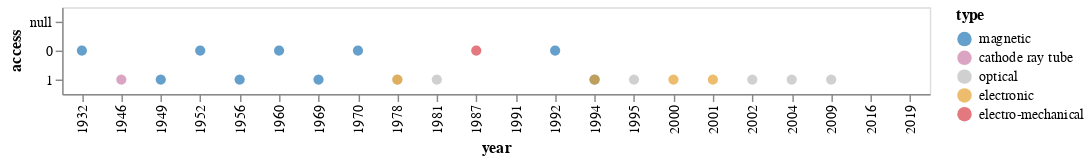

The notebook cell this image was saved under:
### Code cell
first_chart

### Figure 1 — Vega-Lite specification as saved in the notebook (floating-point values rounded to 4 significant figures)
{"config": {"view": {"continuousWidth": 400, "continuousHeight": 300}}, "data": {"name": "data-75211bafd006c40ba1dfce8541dd97da"}, "mark": {"type": "circle", "size": 50}, "encoding": {"color": {"type": "nominal", "field": "type", "scale": {"domain": ["magnetic", "cathode ray tube", "optical", "electronic", "electro-mechanical"], "range": ["#2476B6", "#CD7DA9", "#BCBCBC", "#E6A02E", "#D73F47"]}}, "x": {"type": "ordinal", "field": "year"}, "y": {"type": "nominal", "field": "access"}}, "width": 600, "$schema": "https://vega.github.io/schema/vega-lite/v4.8.1.json", "datasets": {"data-75211bafd006c40ba1dfce8541dd97da": [{"year": 1932, "name": "Drum memory", "type": "magnetic", "usage": "1960s", "capacity": 62500, "lifespan": null, "access": 0.0}, {"year": 1946, "name": "Williams-Kilburn Tube", "type": "cathode ray tube", "usage": "1955", "capacity": 1000, "lifespan": null, "access": 1.0}, {"year": 1949, "name": "Magnetic-core memory", "type": "magnetic", "usage": "1970s", "capacity": 100000, "lifespan": null, "access": 1.0}, {"year": 1952, "name": "Magnetic Band (Tape)", "type": "magnetic", "usage": "today", "capacity": 1000000, "lifespan": null, "access": 0.0}, {"year": 1956, "name": "Hard Disk Drive", "type": "magnetic", "usage": "today", "capacity": 2000000000000, "lifespan": null, "access": 1.0}, {"year": 1960, "name": "Magnetic stripe card", "type": "magnetic", "usage": null, "capacity": 200, "lifespan": "3", "access": 0.0}, {"year": 1969, "name": "Floppy Disk", "type": "magnetic", "usage": "1990s", "capacity": 1440000, "lifespan": "5--30", "access": 1.0}, {"year": 1970, "name": "Bubble Memory", "type": "magnetic", "usage": "1980s", "capacity": 125000, "lifespan": null, "access": 0.0}, {"year": 1978, "name": "LaserDisc (LD)/Discovision (DV)", "type": "optical", "usage": "2001", "capacity": 324000000, "lifespan": null, "access": 1.0}, {"year": 1978, "name": "Solid-State-Drive (SSD)", "type": "electronic", "usage": "today", "capacity": 5000000000000, "lifespan": "~10", "access": 1.0}, {"year": 1981, "name": "Compact Disc (CD)", "type": "optical", "usage": "today", "capacity": 700000000, "lifespan": "25", "access": 1.0}, {"year": 1987, "name": "Digital Audio Tape (DAT)", "type": "electro-mechanical", "usage": "2005", "capacity": 256000, "lifespan": "30", "access": 0.0}, {"year": 1991, "name": "Mini-Disc", "type": "magneto-optical", "usage": "2001", "capacity": 140000000, "lifespan": "30-40", "access": 1.0}, {"year": 1992, "name": "Digital Compact Cassette (DCC)", "type": "magnetic", "usage": "1996", "capacity": 250000000, "lifespan": "30", "access": 0.0}, {"year": 1994, "name": "Zip Drive", "type": "magnetic", "usage": "1990s", "capacity": 95370000, "lifespan": "5-10", "access": 1.0}, {"year": 1994, "name": "CompactFlash (CF)", "type": "electronic", "usage": "today", "capacity": 256000000000, "lifespan": "70-80", "access": 1.0}, {"year": 1995, "name": "Digital Versatile Disc (DVD)", "type": "optical", "usage": "today", "capacity": 4500000000, "lifespan": "25", "access": 1.0}, {"year": 2000, "name": "USB Flash Disk", "type": "electronic", "usage": "today", "capacity": 2000000000000, "lifespan": "10", "access": 1.0}, {"year": 2001, "name": "Secure Digital (SD) card", "type": "electronic", "usage": "today", "capacity": 128000000000000, "lifespan": "10", "access": 1.0}, {"year": 2002, "name": "Blu-ray Disc (BD)", "type": "optical", "usage": "2019", "capacity": 128000000000, "lifespan": "100-150", "access": 1.0}, {"year": 2004, "name": "Holographic Versatile Disc (HVD)", "type": "optical", "usage": "today", "capacity": 3900000000, "lifespan": "3", "access": 1.0}, {"year": 2009, "name": "Millennial Disc (M-DISC)", "type": "optical", "usage": "2016", "capacity": 100000000000, "lifespan": "1000", "access": 1.0}, {"year": 2016, "name": "Chlorine Atomic memory", "type": "atomic", "usage": "today", "capacity": 1000, "lifespan": "U", "access": null}, {"year": 2019, "name": "DNA", "type": "molecular", "usage": "today", "capacity": 215000000000000000, "lifespan": "500", "access": 0.0}, {"year": 2019, "name": "Metabolites", "type": "molecular", "usage": "today", "capacity": 70000, "lifespan": null, "access": 0.0}]}}
